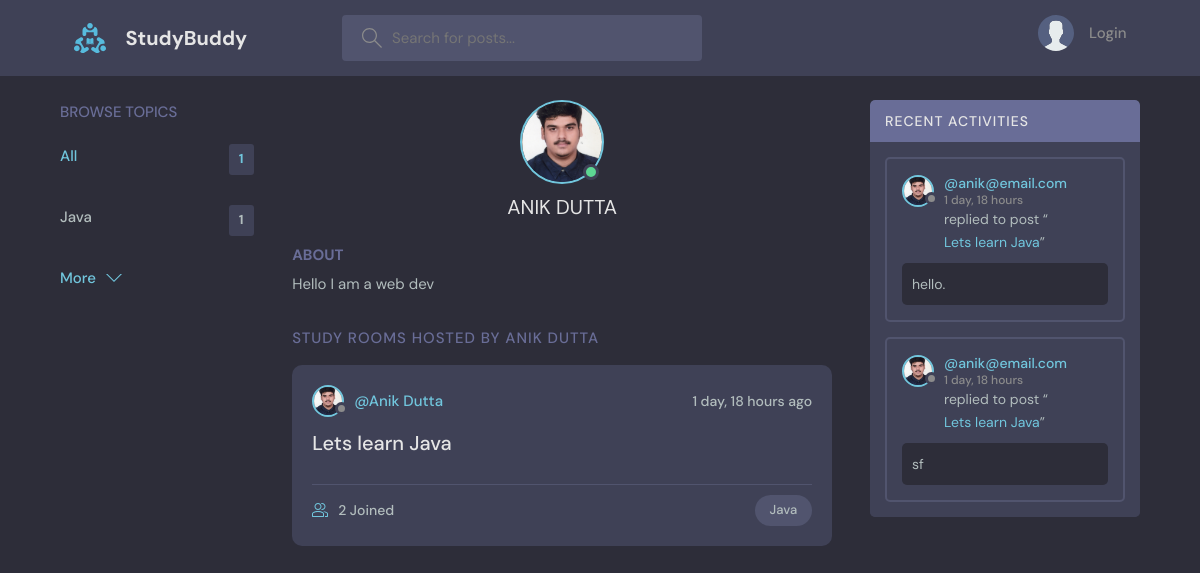
The app's page /profile/1 with its own data.
### base/models.py (models this page shows, shortened)
class Topic(models.Model):
    name = models.CharField(max_length=200, null=False,)
    objects = models.Manager()

class User(AbstractUser):
    name = models.CharField(max_length=200, blank=True)
    username = models.CharField(max_length=200, unique=True, null=True, blank=True)
    email = models.EmailField(unique=True, null=True)
    bio = models.TextField(null=True)
    avatar = models.ImageField(null=True, default='avatar.svg')
    USERNAME_FIELD = 'email'
    REQUIRED_FIELDS = []

class Room(models.Model):
    host = models.ForeignKey(User, on_delete=models.SET_NULL, null=True)
    topic = models.ForeignKey(Topic, on_delete=models.SET_NULL, null=True)
    name = models.CharField(max_length=200, null=False, blank= False)
    description = models.TextField(null= True, blank= True,)
    participants = models.ManyToManyField(User, related_name='participants', blank= True)
    updated = models.DateTimeField(auto_now= True)
    created = models.DateTimeField(auto_now_add= True)
    objects = models.Manager()
    class Meta:
        ordering = ['-created', '-updated']
    def __str__(self):
        return str(self.name)

class Messages(models.Model):
    user = models.ForeignKey(User, on_delete=models.CASCADE)
    room = models.ForeignKey(Room, on_delete=models.CASCADE)
    body = models.TextField()
    updated = models.DateTimeField(auto_now= True)
    created = models.DateTimeField(auto_now_add= True)
    objects = models.Manager()
    class Meta:
        ordering = ['-created', '-updated']

### base/views.py (the view)
# urls.py: path('profile/<str:pk>', views.userProfile, name = "user-profile"),
def userProfile(request, pk):
    user = User.objects.get(id = pk)
    rooms = user.room_set.all()
    room_messages = user.messages_set.all()
    topics = Topic.objects.all()
    context = {'user' : user, 'rooms': rooms, 'room_messages': room_messages, 'topics': topics}
    return render(request,'base/profile.html', context)

### base/templates/base/profile.html (shortened to what this page needs)
{% extends 'main.html' %}
{% block content %}
<main class="profile-page layout layout--3">
  <div class="container">
    <div class="topics">
      {% include 'base/topics_component.html' %}
    </div>
    <div class="roomList">
      <div class="profile">
        <div class="profile__avatar">
          <div class="avatar avatar--large active">
            <img src="{{user.avatar.url}}" />
          </div>
        </div>
        <div class="profile__info">
          <h3>{{ user.username.upper }}</h3>
        </div>
        <div class="profile__about">
          <h3>About</h3>
          <p>
            {{user.bio}}
          </p>
        </div>
      </div>
      <div class="roomList__header">
        <div>
          <h2>Study Rooms Hosted by {{user.username}}</a>
          </h2>
        </div>
      </div>
      {% include 'base/feed_component.html' %}
    </div>
    <div class="activities">
      {% include 'base/activity_component.html' %}
    </div>
  </div>
</main>
{% endblock content %}

### base/templates/base/topics_component.html
<div class="topics">
    <div class="topics__header">
      <h2>Browse Topics</h2>
    </div>
    <ul class="topics__list">
      <li>
        <a href="{% url 'home' %}" class="active">All<span>{{ topics.count }}</span></a>
      </li>
        {% for topic in topics %}
            <li>
                <a href="{% url 'home' %}?q={{ topic.name }}">{{ topic.name }}<span>{{ topic.room_set.all.count }}</span></a>
            </li>
        {% endfor %}
    </ul>
    <a class="btn btn--link" href="{% url 'topics' %}">
      More
      <svg version="1.1" xmlns="http://www.w3.org/2000/svg" width="32" height="32" viewBox="0 0 32 32">
        <title>chevron-down</title>
        <path d="M16 21l-13-13h-3l16 16 16-16h-3l-13 13z"></path>
      </svg>
    </a>
  </div>

### base/templates/base/feed_component.html (shortened to what this page needs)
{% for room in rooms %}
    <div class="roomListRoom">
        <div class="roomListRoom__header">
                <a href="{% url 'user-profile' room.host.id %}" class="roomListRoom__author">
            <div class="avatar avatar--small">
            <img src="{{room.host.avatar.url}}" />
            </div>
            <span>@{{ room.host.username }}</span>
        </a>
        <div class="roomListRoom__actions">
            <span>{{ room.created|timesince }} ago</span>
        </div>
        </div>
        <div class="roomListRoom__content">
        <a href="{% url 'room' room.id %}">{{ room.name }}</a>
        </div>
        <div class="roomListRoom__meta">
        <a href="{% url 'room' room.id %}" class="roomListRoom__joined">
            {{ room.participants.all.count }} Joined
        </a>
        <p class="roomListRoom__topic">{{ room.topic.name }}</p>
        </div>
    </div>
{% endfor %}

### base/templates/base/activity_component.html (shortened to what this page needs)
<div class="activities">
    <div class="activities__header">
      <h2>Recent Activities</h2>
    </div>
    {% for message in room_messages %}
      <div class="activities__box">
        <div class="activities__boxHeader roomListRoom__header">
              <a href="{% url 'user-profile' message.user.id %}" class="roomListRoom__author">
                  <div class="avatar avatar--small">
                      <img src="{{message.user.avatar.url}}" />
                  </div>
                  <p>
                      @{{ message.user}}
                      <span>{{ message.created | timesince}}</span>
                  </p>
              </a>
        </div>
        <div class="activities__boxContent">
          <p>replied to post “<a href="{% url 'room' message.room.id %}">{{ message.room }}</a>”</p>
          <div class="activities__boxRoomContent">
              {{ message.body }}
            </div>
        </div>
      </div>
    {% endfor %}
  </div>

### records on screen
Topic: name "Java", room_set.all.count "1"
User: avatar (picture), username "ANIK DUTTA", bio "Hello I am a web dev"
Room: host.avatar (picture), host.username "Anik Dutta", created "1 day, 18 hours", name "Lets learn Java", participants.all.count "2", topic.name "Java"
Messages: user.avatar (picture), user "anik@email.com", created "1 day, 18 hours", room "Lets learn Java", body "hello."
Messages: user.avatar (picture), user "anik@email.com", created "1 day, 18 hours", room "Lets learn Java", body "sf"

### other values on screen
{{ topics.count }} "1"
